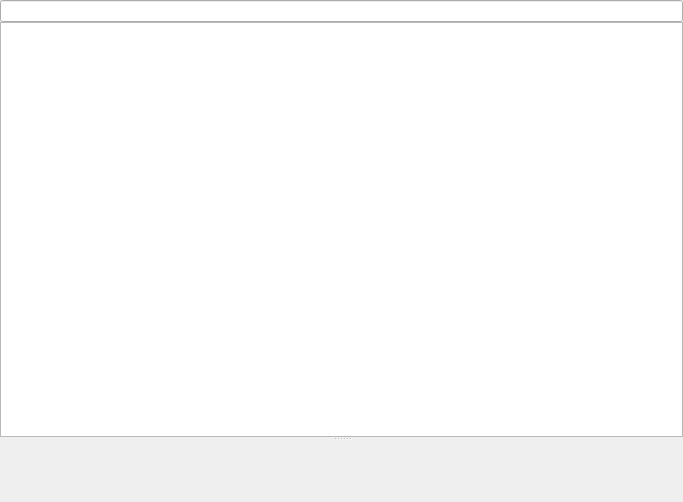
<?xml version="1.0" encoding="UTF-8"?>
<ui version="4.0">
 <class>UserPlugin::Internal::UserManagerWidget</class>
 <widget class="QWidget" name="UserPlugin::Internal::UserManagerWidget">
  <property name="geometry">
   <rect>
    <x>0</x>
    <y>0</y>
    <width>683</width>
    <height>502</height>
   </rect>
  </property>
  <property name="sizePolicy">
   <sizepolicy hsizetype="Expanding" vsizetype="Expanding">
    <horstretch>0</horstretch>
    <verstretch>0</verstretch>
   </sizepolicy>
  </property>
  <property name="windowTitle">
   <string>Form</string>
  </property>
  <layout class="QGridLayout" name="gridLayout">
   <property name="margin">
    <number>0</number>
   </property>
   <property name="spacing">
    <number>0</number>
   </property>
   <item row="1" column="0">
    <widget class="QSplitter" name="splitter">
     <property name="orientation">
      <enum>Qt::Vertical</enum>
     </property>
     <widget class="QWidget" name="layoutWidget">
      <layout class="QVBoxLayout" name="verticalLayout">
       <property name="spacing">
        <number>0</number>
       </property>
       <item>
        <widget class="Utils::QButtonLineEdit" name="searchLineEdit"/>
       </item>
       <item>
        <widget class="QTableView" name="userTableView"/>
       </item>
      </layout>
     </widget>
     <widget class="UserPlugin::UserViewer" name="userViewer" native="true"/>
    </widget>
   </item>
   <item row="0" column="0">
    <layout class="QHBoxLayout" name="toolbarLayout"/>
   </item>
  </layout>
 </widget>
 <customwidgets>
  <customwidget>
   <class>Utils::QButtonLineEdit</class>
   <extends>QLineEdit</extends>
   <header location="global">utils/widgets/qbuttonlineedit.h</header>
  </customwidget>
  <customwidget>
   <class>UserPlugin::UserViewer</class>
   <extends>QWidget</extends>
   <header location="global">usermanagerplugin/widgets/userviewer.h</header>
   <container>1</container>
  </customwidget>
 </customwidgets>
 <resources/>
 <connections/>
</ui>
